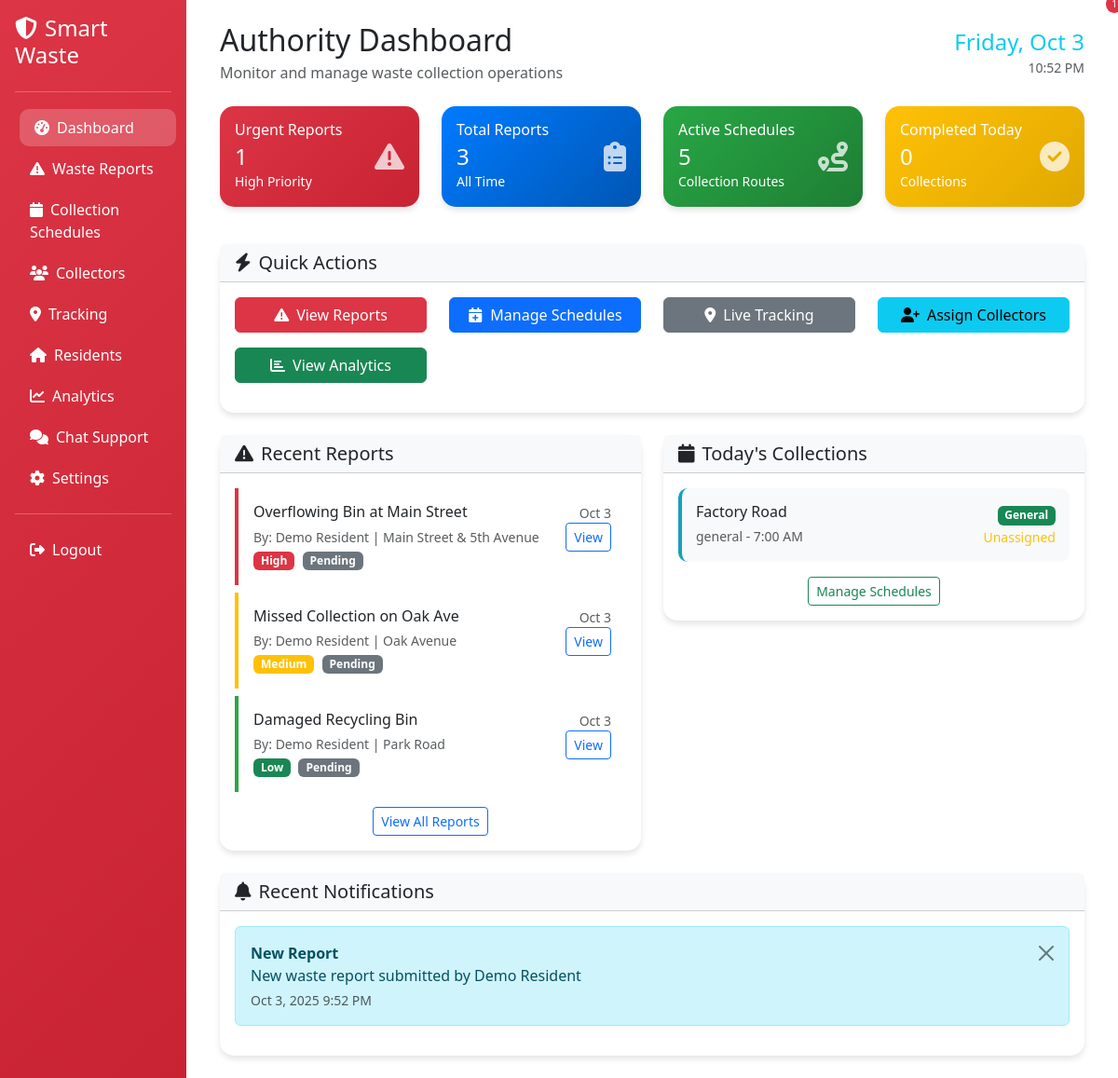
The app's page /dashboard/authority/index.php (signed in) with its own data.
### tables this page shows
CREATE TABLE waste_reports (
    id INT UNSIGNED NOT NULL AUTO_INCREMENT,
    user_id INT UNSIGNED NOT NULL,
    report_type ENUM('overflow', 'missed_collection', 'damaged_bin', 'illegal_dumping', 'other') NOT NULL,
    title VARCHAR(255) NOT NULL,
    description TEXT NOT NULL,
    location VARCHAR(255) NOT NULL,
    latitude DECIMAL(10, 8) NULL,
    longitude DECIMAL(11, 8) NULL,
    priority ENUM('low', 'medium', 'high', 'urgent') DEFAULT 'medium',
    status ENUM('pending', 'assigned', 'in_progress', 'completed', 'cancelled') DEFAULT 'pending',
    assigned_to INT UNSIGNED NULL,
    reported_at TIMESTAMP NOT NULL DEFAULT CURRENT_TIMESTAMP,
    completed_at DATETIME NULL,
    created_at TIMESTAMP NOT NULL DEFAULT CURRENT_TIMESTAMP,
    updated_at TIMESTAMP NOT NULL DEFAULT CURRENT_TIMESTAMP ON UPDATE CURRENT_TIMESTAMP,
    PRIMARY KEY (id),
    KEY idx_waste_reports_user_id (user_id),
    KEY idx_waste_reports_status (status),
    KEY idx_waste_reports_priority (priority),
    KEY idx_waste_reports_assigned_to (assigned_to),
    CONSTRAINT fk_waste_reports_user FOREIGN KEY (user_id) REFERENCES users(id) ON DELETE CASCADE,
    CONSTRAINT fk_waste_reports_assigned FOREIGN KEY (assigned_to) REFERENCES users(id) ON DELETE SET NULL
);

CREATE TABLE users (
    id INT UNSIGNED NOT NULL AUTO_INCREMENT,
    username VARCHAR(100) NOT NULL,
    first_name VARCHAR(100) NOT NULL,
    middle_name VARCHAR(100) NULL,
    last_name VARCHAR(100) NOT NULL,
    email VARCHAR(190) NOT NULL,
    password VARCHAR(255) NOT NULL,
    role VARCHAR(20) NOT NULL DEFAULT 'resident',  
    address VARCHAR(255) NOT NULL,
    phone VARCHAR(20) NULL,
    profile_image VARCHAR(255) NULL,
    eco_points INT DEFAULT 0,
    email_verified_at DATETIME NULL,
    created_at TIMESTAMP NOT NULL DEFAULT CURRENT_TIMESTAMP,
    updated_at TIMESTAMP NOT NULL DEFAULT CURRENT_TIMESTAMP ON UPDATE CURRENT_TIMESTAMP,
    PRIMARY KEY (id),
    UNIQUE KEY uq_users_email (email),
    UNIQUE KEY uq_users_username (username)
);

CREATE TABLE collection_schedules (
    id INT UNSIGNED NOT NULL AUTO_INCREMENT,
    area VARCHAR(255) NOT NULL,
    street_name VARCHAR(255) NOT NULL,
    latitude DECIMAL(10, 8) NULL,
    longitude DECIMAL(11, 8) NULL,
    collection_day ENUM('monday', 'tuesday', 'wednesday', 'thursday', 'friday', 'saturday', 'sunday') NOT NULL,
    collection_time TIME NOT NULL,
    frequency ENUM('daily', 'weekly', 'biweekly', 'monthly') DEFAULT 'weekly',
    waste_type ENUM('general', 'recyclable', 'organic', 'hazardous') DEFAULT 'general',
    assigned_collector INT UNSIGNED NULL,
    status ENUM('active', 'inactive', 'suspended') DEFAULT 'active',
    created_by INT UNSIGNED NOT NULL,
    created_at TIMESTAMP NOT NULL DEFAULT CURRENT_TIMESTAMP,
    updated_at TIMESTAMP NOT NULL DEFAULT CURRENT_TIMESTAMP ON UPDATE CURRENT_TIMESTAMP,
    PRIMARY KEY (id),
    KEY idx_collection_schedules_area (area),
    KEY idx_collection_schedules_day (collection_day),
    KEY idx_collection_schedules_collector (assigned_collector),
    CONSTRAINT fk_collection_schedules_collector FOREIGN KEY (assigned_collector) REFERENCES users(id) ON DELETE SET NULL,
    CONSTRAINT fk_collection_schedules_creator FOREIGN KEY (created_by) REFERENCES users(id) ON DELETE CASCADE
);

CREATE TABLE notifications (
    id INT UNSIGNED NOT NULL AUTO_INCREMENT,
    user_id INT UNSIGNED NOT NULL,
    title VARCHAR(255) NOT NULL,
    message TEXT NOT NULL,
    type ENUM('info', 'success', 'warning', 'error') DEFAULT 'info',
    is_read BOOLEAN DEFAULT FALSE,
    reference_type VARCHAR(50) NULL,
    reference_id INT UNSIGNED NULL,
    created_at TIMESTAMP NOT NULL DEFAULT CURRENT_TIMESTAMP,
    PRIMARY KEY (id),
    KEY idx_notifications_user (user_id),
    KEY idx_notifications_read (is_read),
    CONSTRAINT fk_notifications_user FOREIGN KEY (user_id) REFERENCES users(id) ON DELETE CASCADE
);

### dashboard/authority/index.php (the view, shortened to what the rows shown need)
<?php
require_once '../../config/config.php';
$user_id = $_SESSION['user_id'] ?? null;
$stmt = $conn->prepare("
    SELECT wr.*, u.first_name, u.last_name, u.address as user_address
    FROM waste_reports wr
    JOIN users u ON wr.user_id = u.id
    ORDER BY wr.created_at DESC
    LIMIT 5
");
$stmt->execute();
$recent_reports = $stmt->get_result();
$today = strtolower(date('l'));
$stmt = $conn->prepare("
    SELECT cs.*, u.first_name, u.last_name
    FROM collection_schedules cs
    LEFT JOIN users u ON cs.assigned_collector = u.id
    WHERE cs.collection_day = ? AND cs.status = 'active'
    ORDER BY cs.collection_time
");
$stmt->bind_param("s", $today);
$stmt->execute();
$today_schedules = $stmt->get_result();
$stmt = $conn->prepare("SELECT * FROM notifications WHERE user_id = ? AND is_read = 0 ORDER BY created_at DESC LIMIT 5");
$stmt->bind_param("i", $user_id);
$stmt->execute();
$notifications = $stmt->get_result();
?>
<!DOCTYPE html>
<html lang="en">
<head>
    <link href="https://cdn.jsdelivr.net/npm/bootstrap@5.3.0/dist/css/bootstrap.min.css" rel="stylesheet">
    <link rel="stylesheet" href="https://cdnjs.cloudflare.com/ajax/libs/font-awesome/6.4.0/css/all.min.css">
    <link rel="stylesheet" href="../../assets/css/dashboard.css">
</head>
<body class="role-authority">
    <div class="container-fluid">
        <div class="row">
            <div class="col-md-9 col-lg-10">
                <div class="p-4">
                    <div class="d-flex justify-content-between align-items-center mb-4">
                        <div>
                            <h2 class="mb-1">Authority Dashboard</h2>
                        </div>
                    </div>
                    <div class="row">
                        <div class="col-md-6 mb-4">
                            <div class="card">
                                <div class="card-body">
                                    <?php if ($recent_reports->num_rows > 0): ?>
                                        <?php while ($report = $recent_reports->fetch_assoc()): ?>
                                            <div class="report-item <?php echo $report['priority']; ?> p-3 mb-2">
                                                <div class="d-flex justify-content-between align-items-start">
                                                    <div class="flex-grow-1">
                                                        <h6 class="mb-1"><?php echo e($report['title']); ?></h6>
                                                        <small class="text-muted">
                                                            By: <?php echo e($report['first_name'] . ' ' . $report['last_name']); ?> |
                                                            <?php echo e($report['location']); ?>
                                                        </small>
                                                        <br>
                                                        <span class="badge bg-<?php echo $report['priority'] === 'high' ? 'danger' : ($report['priority'] === 'medium' ? 'warning' : ($report['priority'] === 'urgent' ? 'purple' : 'success')); ?> priority-badge">
                                                            <?php echo ucfirst($report['priority']); ?>
                                                        </span>
                                                        <span class="badge bg-secondary priority-badge ms-1"><?php echo ucfirst($report['status']); ?></span>
                                                    </div>
                                                    <div class="text-end">
                                                        <small class="text-muted d-block"><?php echo format_ph_date($report['created_at'], 'M j'); ?></small>
                                                        <a href="reports.php?id=<?php echo $report['id']; ?>" class="btn btn-sm btn-outline-primary">View</a>
                                                    </div>
                                                </div>
                                            </div>
                                        <?php endwhile; ?>
                                    <?php else: ?>
                                        <p class="text-muted text-center">No reports yet.</p>
                                    <?php endif; ?>
                                </div>
                            </div>
                        </div>
                        <div class="col-md-6 mb-4">
                            <div class="card">
                                <div class="card-body">
                                    <?php if ($today_schedules->num_rows > 0): ?>
                                        <?php while ($schedule = $today_schedules->fetch_assoc()): ?>
                                            <div class="schedule-item">
                                                <div class="d-flex justify-content-between align-items-center">
                                                    <div>
                                                        <h6 class="mb-1"><?php echo e($schedule['street_name']); ?></h6>
                                                        <small class="text-muted">
                                                            <?php echo e($schedule['waste_type']); ?> -
                                                            <?php echo format_ph_date($schedule['collection_time'], 'g:i A'); ?>
                                                        </small>
                                                    </div>
                                                    <div class="text-end">
                                                        <span class="badge bg-success"><?php echo ucfirst($schedule['waste_type']); ?></span>
                                                        <?php if (!$schedule['assigned_collector']): ?>
                                                            <br>
                                                            <small class="text-warning">Unassigned</small>
                                                        <?php endif; ?>
                                                    </div>
                                                </div>
                                            </div>
                                        <?php endwhile; ?>
                                    <?php else: ?>
                                        <p class="text-muted text-center">No collections scheduled for today.</p>
                                    <?php endif; ?>
                                </div>
                            </div>
                        </div>
                    </div>
                    <?php if ($notifications->num_rows > 0): ?>
                    <div class="row">
                        <div class="col-12">
                            <div class="card">
                                <div class="card-body">
                                    <?php while ($notification = $notifications->fetch_assoc()): ?>
                                        <div class="alert alert-<?php echo $notification['type'] === 'success' ? 'success' : ($notification['type'] === 'warning' ? 'warning' : ($notification['type'] === 'error' ? 'danger' : 'info')); ?> alert-dismissible fade show" role="alert">
                                            <strong><?php echo e($notification['title']); ?></strong>
                                            <br>
                                            <?php echo e($notification['message']); ?>
                                            <small class="d-block text-muted mt-1">
                                                <?php echo format_ph_date($notification['created_at']); ?>
                                            </small>
                                            <button type="button" class="btn-close" data-bs-dismiss="alert"></button>
                                        </div>
                                    <?php endwhile; ?>
                                </div>
                            </div>
                        </div>
                    </div>
                    <?php endif; ?>
                </div>
            </div>
        </div>
    </div>
</body>
</html>

### records on screen
waste_reports: title "Overflowing Bin at Main Street", user.last_name "Demo Resident", location "Main Street & 5th Avenue", priority "High", status "Pending", created_at "Oct 3"
waste_reports: title "Missed Collection on Oak Ave", user.last_name "Demo Resident", location "Oak Avenue", priority "Medium", status "Pending", created_at "Oct 3"
waste_reports: title "Damaged Recycling Bin", user.last_name "Demo Resident", location "Park Road", priority "Low", status "Pending", created_at "Oct 3"
collection_schedules: street_name "Factory Road", waste_type "general", collection_time "7:00 AM", waste_type "General", shows "Unassigned"
notifications: title "New Report", message "New waste report submitted by Demo Resident", created_at "Oct 3, 2025 9:52 PM"

### other values on screen
APP_NAME "Smart Waste"
get_ph_time('l, M j') "Friday, Oct 3"
get_ph_time('g:i A') "10:52 PM"
$urgent_reports "1"
$total_reports "3"
$active_schedules "5"
$completed_today "0"
